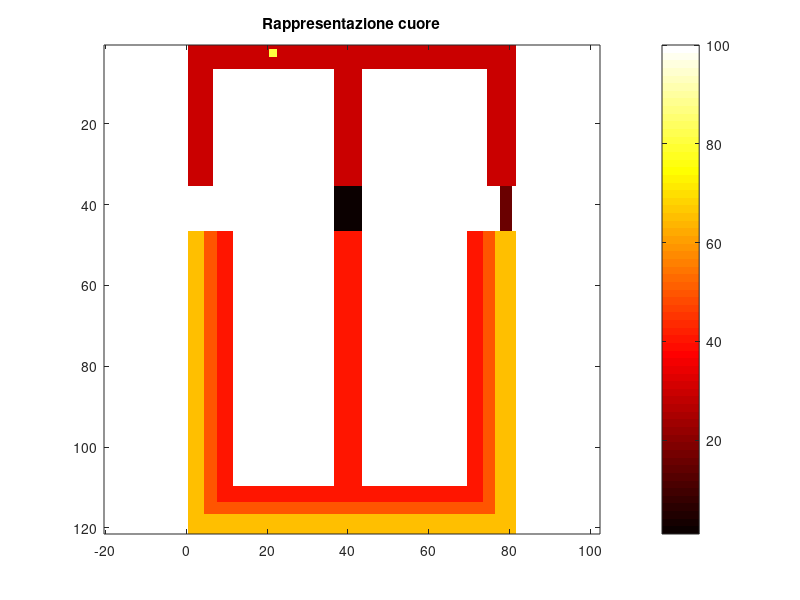

Write the MATLAB code that produced this figure. (Note: this script raises an error after producing the figure.)
%In media, il cuore di un adulto ha una lunghezza di circa 12 cm, una larghezza di 8 cm
Htot=12; %cm
Lx=8; %uso la stessa larghezza sia per atri che ventricoli
H_A=4; %prendo 1/3 della lunghezza totale del cuore come atri
H_V=8;
dx=0.1; 

spessore_atri=0.5; %cm
N_atri=round(spessore_atri/dx)+1;

spessore_ventricoli=1; %cm
N_ventricoli=round(spessore_ventricoli/dx)+1;

N_Htot= round (Htot/dx)+1;
N_x= round (Lx/dx)+1;
N_y_A= round (H_A/dx)+1;

AVN=floor(N_x/2);
L_y_AVN=0.03*Htot;
N_AVN=round(L_y_AVN/dx)+1;

%definisco la zona del SAN
SAN_x=0.25*Lx;
dim_x_SAN= 0.005*Lx; 
SAN_y= 0.02*H_A;

SAN_index= round(SAN_x/dx)+1;
SAN_index_y=round (SAN_y/dx)+1;
lunghezza_san=round (dim_x_SAN/dx)+1;

%definisco i vari tipi di miociti cardiaci
L_epi_x=0.36*spessore_ventricoli;
N_epi=round(L_epi_x/dx);

L_mid=0.28*spessore_ventricoli;   %percentuali prese dalle esercitazioni
N_mid=round(L_mid/dx);

%definisco la zona del fascio di Kent
KENT_x=0.96*Lx;
dim_KENT= 0.009*Lx; 

KENT_index= round(KENT_x/dx)+1;
N_L_KENT=round(dim_KENT/dx)+1;

% matrice per definire la geometria 
Cuore= ones(N_Htot,N_x)*100;

%setto
Cuore(1:N_y_A,AVN-N_atri/2:AVN+N_atri/2)=30;
Cuore(N_y_A:N_Htot,AVN-N_atri/2:AVN+N_atri/2)=40;

%tessuto endo 
Cuore(N_y_A:N_Htot,1:N_ventricoli)=40;
Cuore(N_Htot-N_ventricoli:N_Htot,:)=40;
Cuore(N_y_A:N_Htot,N_x-N_ventricoli:N_x)=40;

%tessuto mid
Cuore(N_y_A:N_Htot,1:N_mid+N_epi)=50;
Cuore(N_y_A:N_Htot,N_x-N_mid-N_epi:N_x)=50;
Cuore(N_Htot-N_mid-N_epi:N_Htot,:)=50;

%tessuto epi
Cuore(N_y_A:N_Htot,1:N_epi)=65;
Cuore(N_y_A:N_Htot,N_x-N_epi:N_x)=65;
Cuore(N_Htot-N_epi:N_Htot,:)=65;

%atrio
Cuore(1:N_atri,:)=30;
Cuore(1:N_y_A,1:N_atri)=30;
Cuore(1:N_y_A,N_x-N_atri:N_x)=30;

%SAN
Cuore(SAN_index_y:SAN_index_y+lunghezza_san,SAN_index:SAN_index+lunghezza_san)=80;

%AVN
Cuore(N_y_A-N_AVN:N_AVN+N_y_A,:)=100;
Cuore(N_y_A-N_AVN:N_AVN+N_y_A,AVN-N_atri/2:AVN+N_atri/2)=1;

%fascio di Kent
Cuore(N_y_A-N_AVN:N_y_A+N_AVN,KENT_index:N_L_KENT+KENT_index)=16;

figure
imagesc(Cuore);
colormap(hot); 
colorbar;
title('Rappresentazione cuore');
axis equal
axis ij
cb=colorbar;
cb.Ticks = [1,16,30, 40,50,65,80];
cb.TickLabels = {'AVN','Fascio di Kent','Tessuto atriale', 'Tessuto endo','Tessuto mid','Tessuto epi','SAN'};
cb.Label.String = 'Componenti del cuore';

T=1000; %ms
dt=0.1; 

Dm=1.171e-3*7; %cm^2/ms
Dm_A=1.171e-3*7*2.8;
Dm_AVN=1.171e-3*7/6;
Dm_endo=1.171e-3*7*2.8;
Dm_Kent=1.171e-3*7/6;

e_endo=0.0045;
e_mid=0.003;
e_epi=0.006;
e_atrio=0.008;
e_AVN=0.008;

Nt=round(T/dt)+1;

Vm=-85*ones(Nt,N_x,N_Htot); %mV
u = zeros(Nt, N_x, N_Htot);

%condizione iniziale SAN
Vm(1,SAN_index:SAN_index+lunghezza_san,SAN_index_y:SAN_index_y+lunghezza_san)=-65; %mV

for i=1:Nt-1
    for jy= 1:N_Htot
        for jx= 1:N_x

            if Cuore(jy,jx)~=100 

                dm=Dm;

                %scelgo i parametri a seconda del tessuto
                if Cuore(jy,jx)==30  
                    dm=Dm_A;
                    e=e_atrio;
                elseif Cuore(jy,jx)==16
                    e=e_atrio;
                    dm=Dm_Kent;
                elseif Cuore(jy,jx)== 1
                    dm=Dm_AVN;
                    e=e_AVN;
                elseif Cuore(jy,jx)== 40
                    dm=Dm_endo; 
                    e=e_endo;
                elseif Cuore (jy,jx)==50
                    e=e_mid;
                elseif Cuore (jy,jx)==65
                    e=e_epi;
                end

                %calcolo del Laplaciano utilizzando 
                %il metodo dei punti fantasma 
                if jx > 1 && Cuore(jy, jx-1) ~= 100 
                    sx = Vm(i, jx-1, jy);
                else
                    sx = Vm(i, jx, jy);
                end

                if jx < N_x && Cuore(jy, jx+1) ~= 100
                    dx_ = Vm(i, jx+1, jy);
                else
                    dx_ = Vm(i, jx, jy);
                end

                lapvx = (sx + dx_ - 2*Vm(i, jx, jy)) / (dx^2);

                if jy > 1 && Cuore(jy-1, jx) ~= 100
                    sy = Vm(i, jx, jy-1);
                else
                    sy = Vm(i, jx, jy);
                end

                if jy < N_Htot && Cuore(jy+1, jx) ~= 100
                    dy = Vm(i, jx, jy+1);
                else
                    dy = Vm(i, jx, jy);
                end

                lapvy = (sy + dy - 2*Vm(i, jx, jy)) / (dx^2);

                lapv=lapvx+lapvy;
                Im=dm*lapv;    
                
                %termine per la eterogeneità della diffusività
                if Cuore(jy,jx)==30 & Cuore(jy+1,jx)==1;
                    Im=Im+((Dm_AVN-Dm_A)/dx)*((Vm(i,jx,jy+1)-Vm(i,jx,jy))/dx);
                end

                if Cuore(jy,jx)==1 & Cuore(jy+1,jx)==40
                    Im=Im+((Dm_endo-Dm_AVN)/dx)*((Vm(i,jx,jy+1)-Vm(i,jx,jy))/dx);
                end

                if Cuore(jy,jx)==30 & Cuore(jy+1,jx)==16;
                    Im=Im+((Dm_Kent-Dm_A)/dx)*((Vm(i,jx,jy+1)-Vm(i,jx,jy))/dx);
                end

                if Cuore(jy,jx)==16 & Cuore(jy+1,jx)==65;
                    Im=Im+((Dm-Dm_Kent)/dx)*((Vm(i,jx,jy+1)-Vm(i,jx,jy))/dx);
                end

                if Cuore(jy,jx)==40 & Cuore(jy+1,jx)==50;
                    Im=Im+((Dm-Dm_endo)/dx)*((Vm(i,jx,jy+1)-Vm(i,jx,jy))/dx);
                end

                if Cuore(jy,jx)==40 & Cuore(jy,jx+1)==50;
                    Im=Im+((Dm-Dm_endo)/dx)*((Vm(i,jx+1,jy)-Vm(i,jx,jy))/dx);
                end

                %corrente ionica Rogers-McCulloch
                if Cuore(jy,jx)~=80  
                c1=2.6;
                c2=1;
                a=0.13;
                d=1;
                A=135;
                B=-85;
                vr=Vm(i,jx,jy)-B;
                vm=vr/A;
                
                Ii=c1*vr*(a-vm)*(1-vm)+c2*u(i,jx,jy)*vr;
                dv2dt=Im-Ii;

                %SAN FitzHugh-Nagumo con (0;0) instabile
                elseif Cuore(jy,jx)==80 
                    c1=1.56;
                    c2=0.6;
                    a=-1;
                    e_APD=0.009;
                    e_HR=0.005;
                    d=0;
                    A=35;
                    B=-30; 
                    vr=Vm(i,jx,jy)-B;
                    vm=vr/A;

                    Ii=c1*vr*(a-vm)*(1-vm)+c2*u(i,jx,jy)*A;
                    dv2dt=Im-Ii;

                    if (dv2dt>=0)
                       e=e_HR;
                    else
                       e=e_APD;
                    end  

                end                 
                u(i+1,jx,jy)=u(i,jx,jy)+dt*e*(vm-d*u(i,jx,jy));
                Vm(i+1,jx,jy)=Vm(i,jx,jy)+dt*dv2dt;               
            else
                Vm(i+1,jx,jy)=NaN;
            end
        end
    end
end

%Potenziale di azione del punto (1;1)
figure;
plot(0:dt:T, squeeze(Vm(:, 1, 1)), 'LineWidth', 1.5);
xlabel('Tempo [ms]');
ylabel('Vm [mV]');
title(sprintf('Potenziale Cardiaco'));

figure;
plot(0:dt:T, squeeze(Vm(:,SAN_index,SAN_index_y)));
xlabel('Tempo [ms]');
ylabel('Vm [mV]');
title('Potenziale SAN');

R=20;  %cm
x=(0:dx:Lx);
y=(0:dx:Htot);
x0 = round(N_x / 2);
y0 = round(N_Htot / 2);

%versori delle tre derivazioni
Rl_base=R*[cosd(30);cosd(60)]; 
Rr_base=R*[-cosd(30);cosd(60)];
Rf_base=R*[0;-1];

%rotazione
theta = deg2rad(-45);
Rmat = [cos(theta), -sin(theta); -sin(theta), -cos(theta)];

Rl=Rmat * Rl_base;
Rf=Rmat * Rf_base;
Rr=Rmat * Rr_base;

Pb=zeros(Nt,2);
VRR=zeros(Nt,1);
VLL=zeros(Nt,1);
VFF=zeros(Nt,1);

for i=1:Nt
    vR=0;
    vL=0;
    vF=0;
    dp=zeros(2,1); 

    for jx=1:N_x-1
       
        for jy=1:N_Htot-1

            if Cuore (jy,jx) ~= 100 & Cuore(jy,jx+1) ~= 100
                Vmx=(Vm(i,jx+1,jy)-Vm(i,jx,jy))/dx;
            else
                Vmx=0;
            end

            if Cuore(jy,jx) ~= 100  & Cuore(jy+1,jx) ~= 100  
                Vmy = (Vm(i,jx,jy+1) - Vm(i,jx,jy)) / dx;
            else
                Vmy = 0;
            end

            if     Cuore(jy,jx) ==30
                dm=Dm_A;
            elseif Cuore(jy,jx) ==16
                dm=Dm_Kent;
            elseif Cuore(jy,jx) ==1
                dm=Dm_AVN;
            elseif Cuore(jy,jx) ==40
                dm=Dm_endo;
            else
                dm=1.171e-3*7;
            end

            grad=[Vmx; Vmy];
                    
            RR=[Rr(1)-x(jx);Rr(2)-y(jy)];
            vR=vR-dx^2*(grad'*RR)/norm(RR)^3;

            RL=[Rl(1)-x(jx);Rl(2)-y(jy)];
            vL=vL-dx^2*(grad'*RL)/norm(RL)^3;

            RF=[Rf(1)-x(jx);Rf(2)-y(jy)];
            vF=vF-dx^2*(grad'*RF)/norm(RF)^3;

            pb=-grad*dm; 
            dp=dp+pb*dx^2;
            
        end
    end

    Pb(i,:)=dp;
    VRR(i)=vR;
    VLL(i)=vL;
    VFF(i)=vF;

end

mag=20;

% v=VideoWriter('Progettino_propagazione.mp4','MPEG-4');
% v.Quality=90;
% v.FrameRate=30;
% open(v);

figure;
for i = 1:10:Nt  
    V = squeeze(Vm(i,:,:))';  
    imagesc(V, [-90 40]);     
    colormap(jet);
    colorbar;
    title(sprintf('Potenziale Vm a t = %.1f ms', (i-1)*dt));
    axis equal ij
    hold on
    quiver(x0,y0,Pb(i,1),Pb(i,2),mag,'k','Linewidth',2);
    drawnow;
    hold off
    % frame=getframe(gcf);
    % writeVideo(v,frame)
end
% close(v)

%calcolo ECG
ECG1=VLL-VRR;
ECG2=VFF-VRR;
ECG3=VFF-VLL;

t = (0:Nt-1)*dt;

figure;
subplot(3,1,1);
plot(t, ECG1, 'b');
title('I');
ylabel('mV'); grid on;

subplot(3,1,2);
plot(t, ECG2, 'r');
title('II');
ylabel('mV'); grid on;

subplot(3,1,3);
plot(t, ECG3, 'g');
title('III');
xlabel('Tempo [ms]');
ylabel('mV'); grid on;

R_p = R / dx; 
Rlp_base=R_p*[cosd(30);cosd(60)]; 
Rrp_base=R_p*[-cosd(30);cosd(60)];
Rfp_base=R_p*[0;-1];

theta = deg2rad(-45);
Rmat = [cos(theta), -sin(theta); -sin(theta), -cos(theta)];

Rlp=Rmat * Rlp_base;
Rfp=Rmat * Rfp_base;
Rrp=Rmat * Rrp_base;

figure
imagesc(Cuore)
colormap(hot); 
axis equal tight off             
hold on, scatter(Rrp_base(1),Rrp_base(2), 'r', 'filled')
text(Rrp_base(1)+30*dx, Rrp_base(2), 'VR');
hold on, scatter(Rlp_base(1),Rlp_base(2), 'b', 'filled')
text(Rlp_base(1)+30*dx, Rlp_base(2), 'VL');
hold on, scatter(Rfp_base(1),Rfp_base(2), 'g', 'filled')
text(Rfp_base(1)+30*dx, Rfp_base(2), 'VF');
hold off
title('Cuore + Derivazioni')

figure
imagesc(Cuore) 
colormap(hot); 
axis equal tight off             
hold on, scatter(Rrp(1),Rrp(2), 'r', 'filled')
text(Rrp(1)+30*dx, Rrp(2), 'VR');
hold on, scatter(Rlp(1),Rlp(2), 'b', 'filled')
text(Rlp(1)+30*dx, Rlp(2), 'VL');
hold on, scatter(Rfp(1),Rfp(2), 'g', 'filled')
text(Rfp(1)+30*dx, Rfp(2), 'VF');
hold off
title('Cuore + Derivazioni ruotate ')
